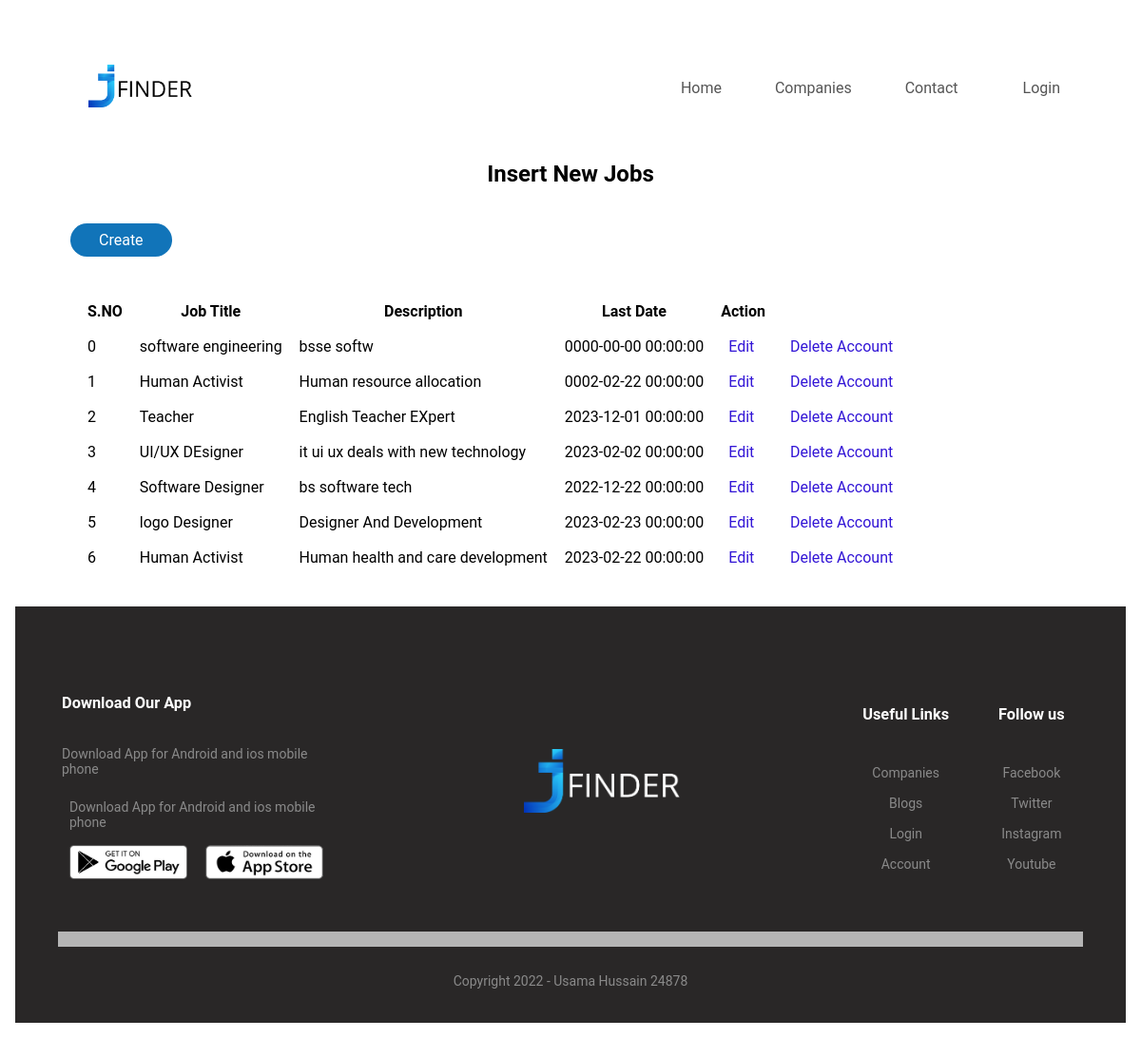
The page /CreateJobs.php on the database its author committed.
### tables this page shows
CREATE TABLE `users` (
  `id` int(10) NOT NULL,
  `job_title` varchar(100) NOT NULL,
  `Description` varchar(200) NOT NULL,
  `Last_Date` datetime NOT NULL DEFAULT current_timestamp()
);

### CreateJobs.php (the view, shortened to what this page needs)
<!DOCTYPE html>
<html lang="en">
<head>
  <link rel="stylesheet" href="css/website.css">
  <link rel="stylesheet" href="css/loginform.css">
</head>
<body>
  <div class="header">
    <div class="container">
      <div class="navbar">
        <div class="logo">
          <a href="index.php"><img src="img/logo.png" width="125px"></a>
        </div>
        <nav>
          <ul class="Menuitems">
            <li><a href="index.php">Home</a></li>
            <li><a href="products.php">Companies</a></li>
            <li><a href="index.php">Contact</a></li>
          </ul>
        </nav>
        <a href="account.php"><label>Login</label> </a>
      </div>
      <?php
      include_once 'db.php';
      $result = mysqli_query($conn, "SELECT * FROM users");
      $arrayresult = $result->fetch_all(MYSQLI_ASSOC);
      ?>
      <!DOCTYPE html>
      <html lang="en">
      <head>
      </head>
      <body>
        <div class="container">
          <h2>Insert New Jobs</h2>
          <a href="UpdateJob.php" class="button1">Create</a>
          <table class="tyled-table">
            <thead>
              <tr>
                <th>S.NO</th>
                <th>Job Title</th>
                <th>Description</th>
                <th>Last Date</th>
                <th>Action</th>
              </tr>
            </thead>
            <tbody>
              <?php foreach ($arrayresult as $key => $subject) { ?>
                <tr>
                  <td><?php echo $key ?></td>
                  <td><?php echo $subject['job_title'] ?></td>
                  <td><?php echo $subject['Description'] ?></td>
                  <td><?php echo $subject['Last_Date'] ?></td>
                  <td><a href="edit.php?id=<?php echo $subject["id"]; ?>" class="but1">Edit</a></td>
                  <td><a href="delete.php?id=<?php echo $subject["id"]; ?>" class="but1">Delete Account</a></td>
                </tr>
              <?php } ?>
            </tbody>
          </table>
        </div>
      </body>
    </div>
  </div>
  <div class="footer">
    <div class="container">
      <div class="row">
        <div class="footer-col-1">
          <h3>Download Our App</h3>
          <p>Download App for Android and ios mobile phone</p>
          <div class="app-logo">
            <p>Download App for Android and ios mobile phone</p>
            <img src="img/play-store.png">
            <img src="img/app-store.png">
          </div>
        </div>
        <div class="footer-col-2">
          <img src="img/logo-white.png">
        </div>
        <div class="footer-col-3">
          <h3>Useful Links</h3>
          <ul>
            <li>Companies</li>
            <li>Blogs</li>
            <li>Login</li>
            <li>Account</li>
          </ul>
        </div>
        <div class="footer-col-4">
          <h3>Follow us</h3>
          <ul>
            <li>Facebook</li>
            <li>Twitter</li>
            <li>Instagram</li>
            <li>Youtube</li>
          </ul>
        </div>
      </div>
      <hr>
      <p class="copyright">Copyright 2022 - Usama Hussain 24878</p>
    </div>
  </div>
</body>
</html>

### css/website.css (style rules this page uses)
* { margin: 0; padding: 0; box-sizing: border-box; }
body { font-family: 'Merriweather', serif; font-family: 'Oswald', sans-serif; font-family: 'Roboto', sans-serif; }
.navbar { display: flex; align-items: center; padding: 20px; }
nav { flex: 1; text-align: right; }
nav ul { display: inline-block; list-style-type: none; }
nav ul li { display: inline-block; margin-right: 20px; }
a { text-decoration: none; color: #555; }
p { color: #555; }
.container { max-width: 1300px; margin: auto; padding-left: 25px; padding-right: 25px; }
.row { display: flex; align-items: center; flex-wrap: wrap; justify-content: space-around; }
.button1 { display: inline-block; background: #1174b9; color: #fff; padding: 8px 30px; margin: 30px 0; border-radius: 30px; transition: background 0.5s; }
.row:after { content: ""; display: table; clear: both; }
.footer { background: rgb(41, 39, 39); color: #8a8a8a; font-size: 14px; padding: 60px 0 20px; }
.footer p { color: #8a8a8a; }
.footer h3 { color: #fff; margin-bottom: 20px; }
.footer-col-1 { flex-basis: 30%; }
.footer-col-2 { flex: 1; text-align: center; }
.footer-col-2 img { width: 180px; margin-bottom: 20px; }
.footer-col-3, .footer-col-4 { flex-basis: 12%; text-align: center; }
ul { list-style-type: none; }
.app-logo img { width: 140px; }
.footer hr { border: none; background: #b5b5b5; height: 1px; margin: 20px; }
.copyright { text-align: center; }

### css/loginform.css (style rules this page uses)
h2 { text-align: center; }
* { padding: 8px; }
body { background-image: cover; }
p { position: relative; }
.but1 { color: #3316d6; }

### rows shown on the page
users: key "0", job_title "software engineering", Description "bsse softw", Last_Date "0000-00-00 00:00:00"
users: key "1", job_title "Human Activist", Description "Human resource allocation", Last_Date "0002-02-22 00:00:00"
users: key "2", job_title "Teacher", Description "English Teacher EXpert", Last_Date "2023-12-01 00:00:00"
users: key "3", job_title "UI/UX DEsigner", Description "it ui ux deals with new technology", Last_Date "2023-02-02 00:00:00"
users: key "4", job_title "Software Designer", Description "bs software tech", Last_Date "2022-12-22 00:00:00"
users: key "5", job_title "logo Designer", Description "Designer And Development", Last_Date "2023-02-23 00:00:00"
users: key "6", job_title "Human Activist", Description "Human health and care development", Last_Date "2023-02-22 00:00:00"
